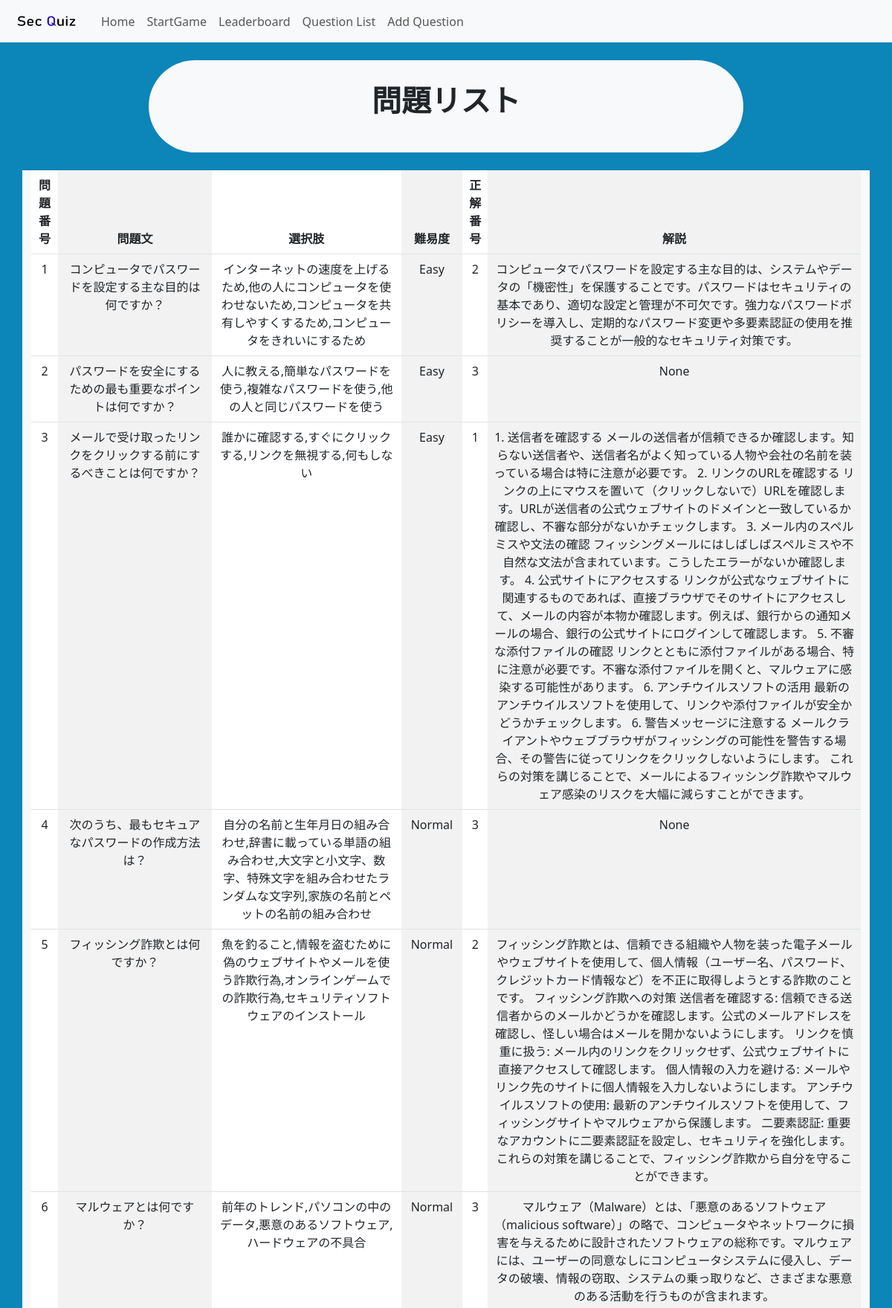
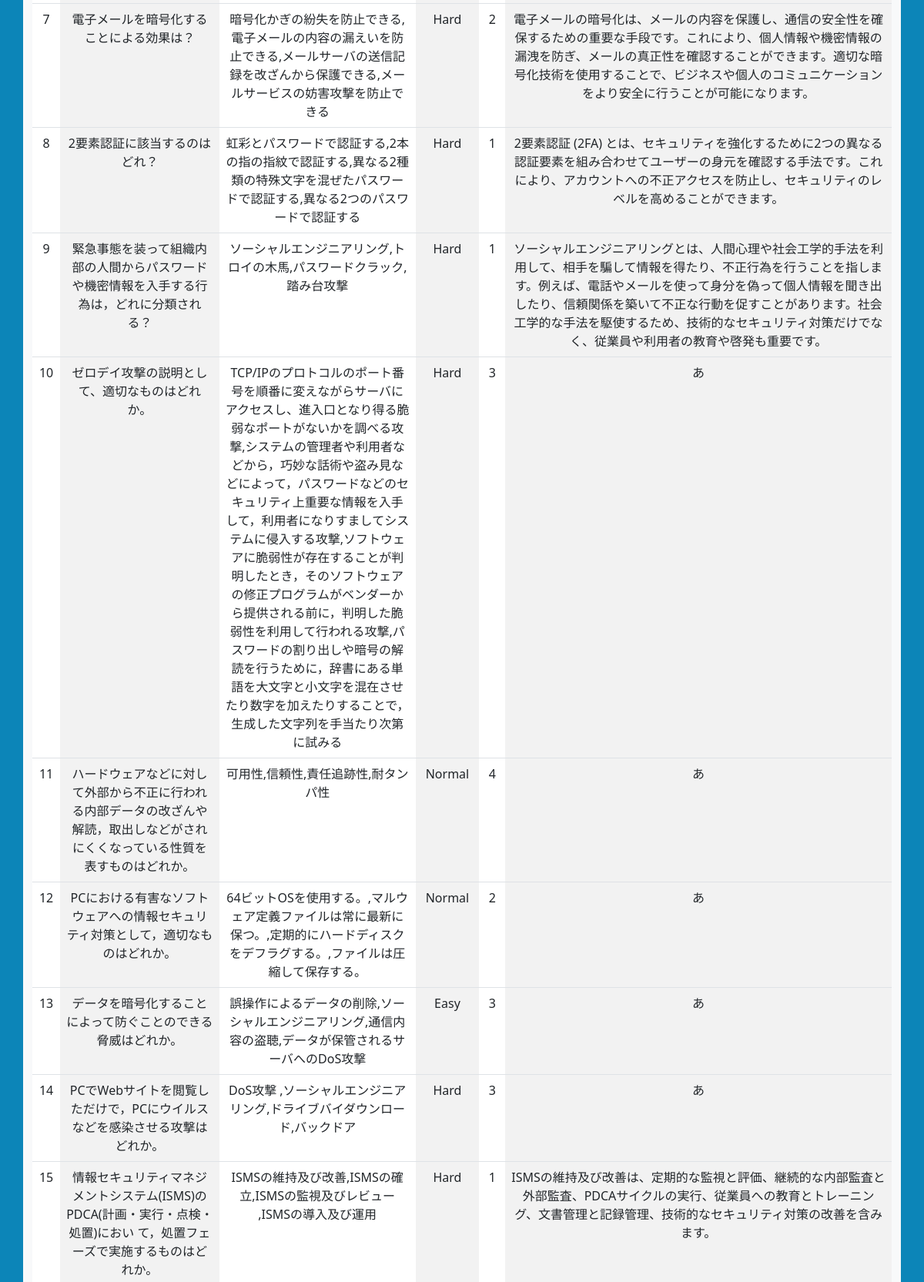
The app's page /questions_user (upper part) with its own data (2 pictures, top to bottom).
### app.py (models this page shows)
class Question(db.Model):
    id = db.Column(db.Integer, primary_key=True)
    text = db.Column(db.Text, nullable=False)
    choices = db.Column(db.Text, nullable=False)
    difficulty = db.Column(db.String(50), nullable=False)
    correct_choice = db.Column(db.Integer, nullable=False)
    explain = db.Column(db.Text, nullable=True)

### app.py (the view)
@app.route("/questions_user")
def list_questions():
    questions = Question.query.all()
    number = 0
    numque =[]
    for question in questions:
        number = number + 1
        numque.append((number,question))
    return render_template("user/question_list.html", numque=numque)

### templates/user/question_list.html (shortened to what this page needs)
{% extends 'base.html' %}
{% block body %}
<link rel="stylesheet" href="../../static/css/background.css">
<link rel="stylesheet" href="../../static/css/yajirusi_button.css">
<nav class="navbar navbar-expand-lg bg-body-tertiary">
    <div class="container-fluid">
        <a class="navbar-brand" href="/">
            <img src="../../static/image/secquiz_logo.png" alt="Logo" width="100" height="30"
                class="d-inline-block align-text-top">
        </a>
        <div class="collapse navbar-collapse" id="navbarNav">
            <ul class="navbar-nav">
                <li class="nav-item">
                    <a class="nav-link" aria-current="page" href="/user">Home</a>
                </li>
                <li class="nav-item">
                    <a class="nav-link" href="/start_game">StartGame</a>
                </li>
                <li class="nav-item">
                    <a class="nav-link" href="/leaderboard_user">Leaderboard</a>
                </li>
                <li class="nav-item">
                    <a class="nav-link" href="/questions_user">Question List</a>
                </li>
                <li class="nav-item">
                    <a class="nav-link" href="/add_questions_user">Add Question</a>
                </li>
            </ul>
        </div>
    </div>
</nav><br>
<div class="container-sm bg-light rounded-pill" style="width: 800px;"><br>
    <p class="fs-1 fw-bold text-center">問題リスト</p><br>
</div><br>
<div class="container-sm bg-light text-center" style="width: 1600px;">
    <table class="table table-striped-columns">
        <thead>
            <tr>
                <th>問題番号</th>
                <th>問題文</th>
                <th>選択肢</th>
                <th>難易度</th>
                <th>正解番号</th>
                <th>解説</th>
            </tr>
        </thead>
        <tbody>
            {% for number,question in numque %}
            <tr>
                <td>{{ number }}</td>
                <td>{{ question.text }}</td>
                <td>{{ question.choices }}</td>
                <td>{{ question.difficulty }}</td>
                <td>{{ question.correct_choice }}</td>
                <td>{{ question.explain }}</td>
            </tr>
            {% endfor %}
        </tbody>
    </table>
    <br>
</div>
{% endblock %}

### static/css/background.css (style rules this page uses)
a { color: #000000; }
html,body { height: 100%; }

### records on screen
Question: id "1", text "コンピュータでパスワードを設定する主な目的は何ですか？", choices "インターネットの速度を上げるため,他の人にコンピュータを使わせないため,コンピュータを共有しやすくするため,コンピュータをきれいにするため", difficulty "Easy", correct_choice "2", explain "コンピュータでパスワードを設定する主な目的は、システムやデータの「機密性」を保護することです。パスワードはセキュリティの基本であり、適切な設定と管理が不可欠です。強力なパスワードポリシーを導入し、定期的なパスワード変更や多要素認証の使用を推奨することが一般的なセキュリティ対策です。"
Question: id "2", text "パスワードを安全にするための最も重要なポイントは何ですか？", choices "人に教える,簡単なパスワードを使う,複雑なパスワードを使う,他の人と同じパスワードを使う", difficulty "Easy", correct_choice "3", explain "None"
Question: id "3", text "メールで受け取ったリンクをクリックする前にするべきことは何ですか？", choices "誰かに確認する,すぐにクリックする,リンクを無視する,何もしない", difficulty "Easy", correct_choice "1", explain "1. 送信者を確認する メールの送信者が信頼できるか確認します。知らない送信者や、送信者名がよく知っている人物や会社の名前を装っている場合は特に注意が必要です。 2. リンクのURLを確認する リンクの上にマウスを置いて（クリックしないで）URLを確認します。URLが送信者の公式ウェブサイトのドメインと一致しているか確認し、不審な部分がないかチェックします。 3. メール内のスペルミスや文法の確認 フィッシングメールにはしばしばスペルミスや不自然な文法が含まれています。こうしたエラーがないか確認します。 4. 公式サイトにアクセスする リンクが公式なウェブサイトに関連するものであれば、直接ブラウザでそのサイトにアクセスして、メールの内容が本物か確認します。例えば、銀行からの通知メールの場合、銀行の公式サイトにログインして確認します。 5. 不審な添付ファイルの確認 リンクとともに添付ファイルがある場合、特に注意が必要です。不審な添付ファイルを開くと、マルウェアに感染する可能性があります。 6. アンチウイルスソフトの活用 最新のアンチウイルスソフトを使用して、リンクや添付ファイルが安全かどうかチェックします。 6. 警告メッセージに注意する メールクライアントやウェブブラウザがフィッシングの可能性を警告する場合、その警告に従ってリンクをクリックしないようにします。 これらの対策を講じることで、メールによるフィッシング詐欺やマルウェア感染のリスクを大幅に減らすことができます。"
Question: id "4", text "次のうち、最もセキュアなパスワードの作成方法は？", choices "自分の名前と生年月日の組み合わせ,辞書に載っている単語の組み合わせ,大文字と小文字、数字、特殊文字を組み合わせたランダムな文字列,家族の名前とペットの名前の組み合わせ", difficulty "Normal", correct_choice "3", explain "None"
Question: id "5", text "フィッシング詐欺とは何ですか？", choices "魚を釣ること,情報を盗むために偽のウェブサイトやメールを使う詐欺行為,オンラインゲームでの詐欺行為,セキュリティソフトウェアのインストール", difficulty "Normal", correct_choice "2", explain "フィッシング詐欺とは、信頼できる組織や人物を装った電子メールやウェブサイトを使用して、個人情報（ユーザー名、パスワード、クレジットカード情報など）を不正に取得しようとする詐欺のことです。 フィッシング詐欺への対策 送信者を確認する: 信頼できる送信者からのメールかどうかを確認します。公式のメールアドレスを確認し、怪しい場合はメールを開かないようにします。 リンクを慎重に扱う: メール内のリンクをクリックせず、公式ウェブサイトに直接アクセスして確認します。 個人情報の入力を避ける: メールやリンク先のサイトに個人情報を入力しないようにします。 アンチウイルスソフトの使用: 最新のアンチウイルスソフトを使用して、フィッシングサイトやマルウェアから保護します。 二要素認証: 重要なアカウントに二要素認証を設定し、セキュリティを強化します。 これらの対策を講じることで、フィッシング詐欺から自分を守ることができます。"
Question: id "6", text "マルウェアとは何ですか？", choices "前年のトレンド,パソコンの中のデータ,悪意のあるソフトウェア,ハードウェアの不具合", difficulty "Normal", correct_choice "3", explain "マルウェア（Malware）とは、「悪意のあるソフトウェア（malicious software）」の略で、コンピュータやネットワークに損害を与えるために設計されたソフトウェアの総称です。マルウェアには、ユーザーの同意なしにコンピュータシステムに侵入し、データの破壊、情報の窃取、システムの乗っ取りなど、さまざまな悪意のある活動を行うものが含まれます。"
Question: id "7", text "電子メールを暗号化することによる効果は？", choices "暗号化かぎの紛失を防止できる,電子メールの内容の漏えいを防止できる,メールサーバの送信記録を改ざんから保護できる,メールサービスの妨害攻撃を防止できる", difficulty "Hard", correct_choice "2", explain "電子メールの暗号化は、メールの内容を保護し、通信の安全性を確保するための重要な手段です。これにより、個人情報や機密情報の漏洩を防ぎ、メールの真正性を確認することができます。適切な暗号化技術を使用することで、ビジネスや個人のコミュニケーションをより安全に行うことが可能になります。"
Question: id "8", text "2要素認証に該当するのはどれ？", choices "虹彩とパスワードで認証する,2本の指の指紋で認証する,異なる2種類の特殊文字を混ぜたパスワードで認証する,異なる2つのパスワードで認証する", difficulty "Hard", correct_choice "1", explain "2要素認証 (2FA) とは、セキュリティを強化するために2つの異なる認証要素を組み合わせてユーザーの身元を確認する手法です。これにより、アカウントへの不正アクセスを防止し、セキュリティのレベルを高めることができます。"
Question: id "9", text "緊急事態を装って組織内部の人間からパスワードや機密情報を入手する行為は，どれに分類される？", choices "ソーシャルエンジニアリング,トロイの木馬,パスワードクラック,踏み台攻撃", difficulty "Hard", correct_choice "1", explain "ソーシャルエンジニアリングとは、人間心理や社会工学的手法を利用して、相手を騙して情報を得たり、不正行為を行うことを指します。例えば、電話やメールを使って身分を偽って個人情報を聞き出したり、信頼関係を築いて不正な行動を促すことがあります。社会工学的な手法を駆使するため、技術的なセキュリティ対策だけでなく、従業員や利用者の教育や啓発も重要です。"
Question: id "10", text "ゼロデイ攻撃の説明として、適切なものはどれか。", choices "TCP/IPのプロトコルのポート番号を順番に変えながらサーバにアクセスし、進入口となり得る脆弱なポートがないかを調べる攻撃,システムの管理者や利用者などから，巧妙な話術や盗み見などによって，パスワードなどのセキュリティ上重要な情報を入手して，利用者になりすましてシステムに侵入する攻撃,ソフトウェアに脆弱性が存在することが判明したとき，そのソフトウェアの修正プログラムがベンダーから提供される前に，判明した脆弱性を利用して行われる攻撃,パスワードの割り出しや暗号の解読を行うために，辞書にある単語を大文字と小文字を混在させたり数字を加えたりすることで，生成した文字列を手当たり次第に試みる", difficulty "Hard", correct_choice "3", explain "あ"
Question: id "11", text "ハードウェアなどに対して外部から不正に行われる内部データの改ざんや解読，取出しなどがされにくくなっている性質を表すものはどれか。", choices "可用性,信頼性,責任追跡性,耐タンパ性", difficulty "Normal", correct_choice "4", explain "あ"
Question: id "12", text "PCにおける有害なソフトウェアへの情報セキュリティ対策として，適切なものはどれか。", choices "64ビットOSを使用する。,マルウェア定義ファイルは常に最新に保つ。,定期的にハードディスクをデフラグする。,ファイルは圧縮して保存する。", difficulty "Normal", correct_choice "2", explain "あ"
Question: id "13", text "データを暗号化することによって防ぐことのできる脅威はどれか。", choices "誤操作によるデータの削除,ソーシャルエンジニアリング,通信内容の盗聴,データが保管されるサーバへのDoS攻撃", difficulty "Easy", correct_choice "3", explain "あ"
Question: id "14", text "PCでWebサイトを閲覧しただけで，PCにウイルスなどを感染させる攻撃はどれか。", choices "DoS攻撃 ,ソーシャルエンジニアリング,ドライブバイダウンロード,バックドア", difficulty "Hard", correct_choice "3", explain "あ"
Question: id "15", text "情報セキュリティマネジメントシステム(ISMS)のPDCA(計画・実行・点検・処置)におい て，処置フェーズで実施するものはどれか。", choices "ISMSの維持及び改善,ISMSの確立,ISMSの監視及びレビュー ,ISMSの導入及び運用", difficulty "Hard", correct_choice "1", explain "ISMSの維持及び改善は、定期的な監視と評価、継続的な内部監査と外部監査、PDCAサイクルの実行、従業員への教育とトレーニング、文書管理と記録管理、技術的なセキュリティ対策の改善を含みます。"
